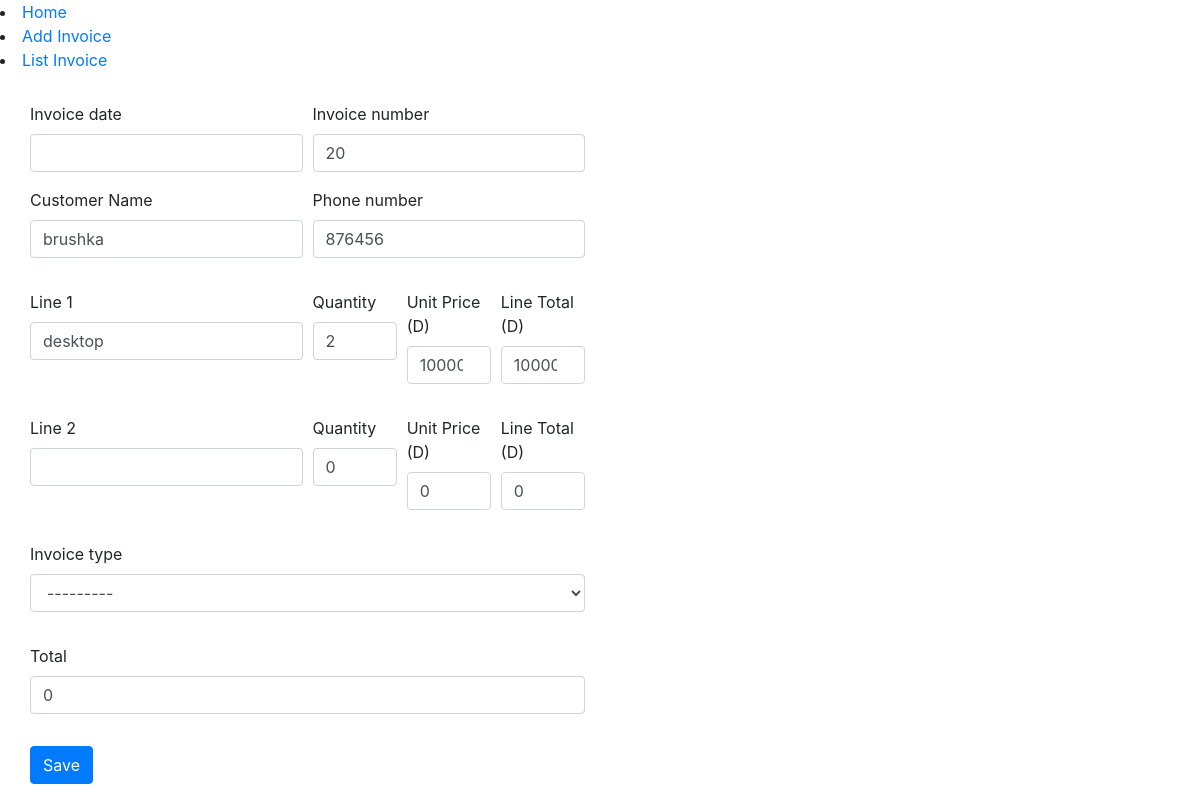
Screenshot of /update_invoice/3/ with the database file from the repository.
### invoicemgt/models.py (models this page shows)
class Invoice(models.Model):
	comments = models.TextField(max_length=3000, default='', blank=True, null=True)
	invoice_number = models.IntegerField(blank=True, null=True)
	invoice_date = models.DateField(auto_now_add=False, auto_now=False, blank=True, null=True)
	name = models.CharField('Customer Name', max_length=120, default='', blank=True, null=True)
	line_one = models.CharField('Line 1', max_length=120, default='', blank=True, null=True)
	line_one_quantity = models.IntegerField('Quantity', default=0, blank=True, null=True)
	line_one_unit_price = models.IntegerField('Unit Price (D)', default=0, blank=True, null=True)
	line_one_total_price = models.IntegerField('Line Total (D)', default=0, blank=True, null=True)
	line_two = models.CharField('Line 2', max_length=120, default='', blank=True, null=True)
	line_two_quantity = models.IntegerField('Quantity', default=0, blank=True, null=True)
	line_two_unit_price = models.IntegerField('Unit Price (D)', default=0, blank=True, null=True)
	line_two_total_price = models.IntegerField('Line Total (D)', default=0, blank=True, null=True)
	line_three = models.CharField('Line 3', max_length=120, default='', blank=True, null=True)
	line_three_quantity = models.IntegerField('Quantity', default=0, blank=True, null=True)
	line_three_unit_price = models.IntegerField('Unit Price (D)', default=0, blank=True, null=True)
	line_three_total_price = models.IntegerField('Line Total (D)', default=0, blank=True, null=True)
	line_four = models.CharField('Line 4', max_length=120, default='', blank=True, null=True)
	line_four_quantity = models.IntegerField('Quantity', default=0, blank=True, null=True)
	line_four_unit_price = models.IntegerField('Unit Price (D)', default=0, blank=True, null=True)
	line_four_total_price = models.IntegerField('Line Total (D)', default=0, blank=True, null=True)
	line_five = models.CharField('Line 5', max_length=120, default='', blank=True, null=True)
	line_five_quantity = models.IntegerField('Quantity', default=0, blank=True, null=True)
	line_five_unit_price = models.IntegerField('Unit Price (D)', default=0, blank=True, null=True)
	line_five_total_price = models.IntegerField('Line Total (D)', default=0, blank=True, null=True)
	phone_number = models.CharField(max_length=120, default='', blank=True, null=True)
	total = models.IntegerField(default='0', blank=True, null=True)
	balance = models.IntegerField(default='0', blank=True, null=True)
	timestamp = models.DateTimeField(auto_now_add=True, auto_now=False)
	last_updated = models.DateTimeField(auto_now_add=False, auto_now=True, blank=True)
	paid = models.BooleanField(default=False)
	invoice_type_choice = (
			('Receipt', 'Receipt'),
			('Invoice', 'Invoice'),
		)
	invoice_type = models.CharField(max_length=50, default='', blank=True, null=True, choices=invoice_type_choice)

### invoicemgt/views.py (the view)
# urls.py: path('update_invoice/<str:pk>/', views.update_invoice , name = "update_invoice"),
def update_invoice(request,pk):
    queryset = Invoice.objects.get(id=pk)
    form = InvoiceUpdateForm(instance=queryset)
    if request.method == 'POST':
        form = InvoiceUpdateForm(request.POST, instance=queryset)
        if form.is_valid():
            form.save()
            return redirect('/list_invoice')
    context = {
        'form': form
    }
    return render(request , 'add_invoice.html' , context)

### invoicemgt/forms.py (shortened to what this page needs)
class InvoiceUpdateForm(forms.ModelForm):
	class Meta:
		model = Invoice
		fields = ['name', 'phone_number', 'invoice_date','invoice_number',
				'line_one', 'line_one_quantity', 'line_one_unit_price', 'line_one_total_price',
				'line_two', 'line_two_quantity', 'line_two_unit_price', 'line_two_total_price',
				'line_three', 'line_three_quantity', 'line_three_unit_price', 'line_three_total_price',
				'line_four', 'line_four_quantity', 'line_four_unit_price', 'line_four_total_price',
				'line_five', 'line_five_quantity', 'line_five_unit_price', 'line_five_total_price',
				'total', 'paid', 'invoice_type']

### invoicemgt/templates/add_invoice.html (shortened to what this page needs)
{% load static %}
{% load crispy_forms_tags %}
{% include 'navbar.html' %}
<!DOCTYPE html>
<html lang="en">
<head>
    <link rel="stylesheet" type="text/css" href="https://stackpath.bootstrapcdn.com/bootstrap/4.5.2/css/bootstrap.min.css">
    <link rel="stylesheet" href="{% static 'css/style.css' %}">
</head>
<body>
    <div class="myForm">
        <form method='POST' action=''>{% csrf_token %}
            <div class="row">
                <div class='col-sm-6'>
                    <div class="form-row">
                      <div class="form-group col-md-6">
                        {{ form.invoice_date|as_crispy_field }}
                        {{ form.name|as_crispy_field }}
                      </div>
                      <div class="form-group col-md-6">
                        {{ form.invoice_number|as_crispy_field }}
                        {{ form.phone_number|as_crispy_field }}
                      </div>
                    </div>
                    <div class="form-row">
                      <div class="form-group col-md-6">
                        {{ form.line_one|as_crispy_field }}
                      </div>
                      <div class="form-group col-md-2">
                        {{ form.line_one_quantity|as_crispy_field }}
                      </div>
                      <div class="form-group col-md-2">
                        {{ form.line_one_unit_price|as_crispy_field }}
                      </div>
                      <div class="form-group col-md-2">
                        {{ form.line_one_total_price|as_crispy_field }}
                      </div>
                    </div>
                    <div class="form-row">
                      <div class="form-group col-md-6">
                        {{ form.line_two|as_crispy_field }}
                      </div>
                      <div class="form-group col-md-2">
                        {{ form.line_two_quantity|as_crispy_field }}
                      </div>
                      <div class="form-group col-md-2">
                        {{ form.line_two_unit_price|as_crispy_field }}
                      </div>
                      <div class="form-group col-md-2">
                        {{ form.line_two_total_price|as_crispy_field }}
                      </div>
                    </div>
                    <div class="form-row">
                      <div class="form-group col-md-12">
                        {{ form.invoice_type|as_crispy_field }}
                      </div>
                      <div class="form-group col-md-12">
                        {{ form.total|as_crispy_field }}
                      </div>
                    </div>
                    <button type="submit" class="btn btn-primary">Save</button>
                </div>
            </div>
        </form>
    </div>
</body>
</html>

### invoicemgt/static/css/style.css (style rules this page uses)
.myForm { margin: 30px; }

### rows the page displays
Invoice: name "brushka", invoice_number "20", phone_number "876456", line_one "desktop", line_one_quantity "2", line_one_unit_price "10000", line_one_total_price "10000", line_two_quantity "0", line_two_unit_price "0", line_two_total_price "0", invoice_type "---------", total "0"
